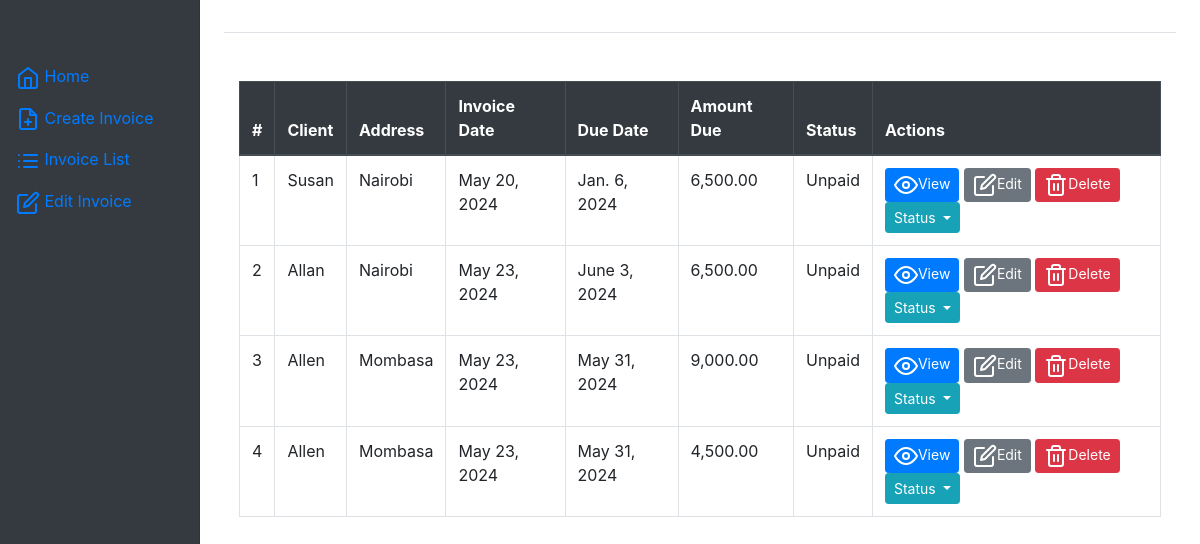
The page /invoice/invoices/ on the database as committed earlier.
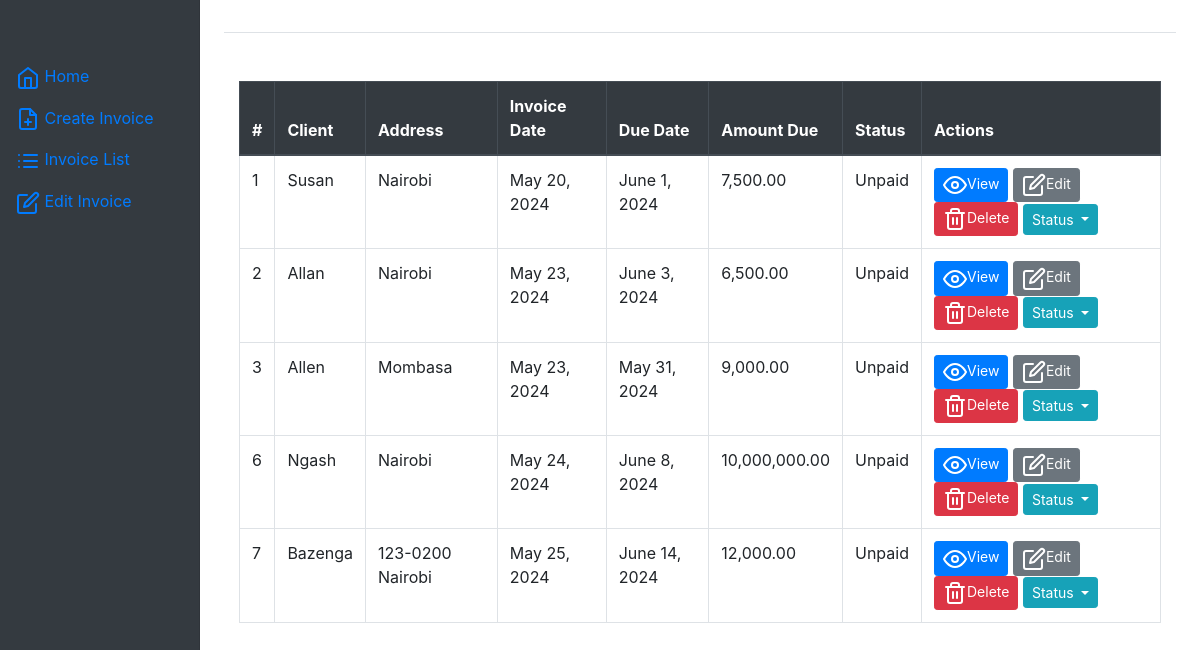
The same page on the database as committed later.
### invoice_generator/models.py (models this page shows, shortened)
class Invoice(models.Model):
    company_name = models.CharField(max_length=100)
    client_name = models.CharField(max_length=200)
    billing_address = models.CharField(max_length=200)
    item_description = models.TextField()
    item_quantity = models.IntegerField()
    item_price = models.DecimalField(max_digits=10, decimal_places=2)
    created_at = models.DateTimeField(auto_now_add=True)
    due_date = models.DateTimeField()
    paid = models.BooleanField(default=False)
    @property
    def total_cost(self):
        return self.item_quantity * self.item_price

### invoice_generator/views.py (the view)
# urls.py: path('invoices/', invoice_list, name='invoice_list'),
def invoice_list(request):
    invoice = Invoice.objects.all()
    return render(request, 'invoice/invoice_list.html', {'invoice': invoice})

### login/templates/invoice/invoice_list.html (shortened to what this page needs)
{% extends 'invoice/index.html' %}
{% load humanize %}
{% block content %}
<div class="container mt-5">
    <table class="table table-bordered">
        <thead class="thead-dark">
            <tr>
                <th>#</th>
                <th>Client</th>
                <th>Address</th>
                <th>Invoice Date</th>
                <th>Due Date</th>
                <th>Amount Due</th>
                <th>Status</th>
                <th>Actions</th>
            </tr>
        </thead>
        <tbody>
            {% for invoice in invoice %}
            <tr>
                <td>{{ invoice.id }}</td>
                <td>{{ invoice.client_name }}</td>
                <td>{{ invoice.billing_address }}</td>
                <td>{{ invoice.created_at|date:"DATE_FORMAT" }}</td>
                <td>{{ invoice.due_date|date:"DATE_FORMAT" }}</td>
                <td>{{ invoice.total_cost | floatformat:2|intcomma }}</td>
                <td>{{ invoice.paid|yesno:"Paid,Unpaid"  }}</td>
                <td>
                    <a href="{% url 'invoice_generator:invoice_detail' invoice.id %}" class="btn btn-primary btn-sm"><span data-feather="eye"></span>View</a>
                    <a href="{% url 'invoice_generator:edit_invoice' invoice.id %}" class="btn btn-secondary btn-sm"><span data-feather="edit"></span>Edit</a>
                    <form action="{% url 'invoice_generator:delete_invoice' invoice.id %}" method="post" style="display:inline;">
                        <button type="submit" class="btn btn-danger btn-sm" onclick="return confirm('Are you sure you want to delete this invoice?');"><span data-feather="trash-2"></span>Delete</button>
                    </form>
                    <div class="btn-group">
                        <button type="button" class="btn btn-info btn-sm dropdown-toggle" data-toggle="dropdown" aria-haspopup="true" aria-expanded="false">
                            Status
                        </button>
                    </div>
                </div>
                </td>
            </tr>
            {% endfor %}
{% endblock %}

### login/templates/invoice/index.html (shortened to what this page needs)
{% load humanize %}
<!DOCTYPE html>
<html lang="en">
<head>
    <link href="https://maxcdn.bootstrapcdn.com/bootstrap/4.0.0/css/bootstrap.min.css" rel="stylesheet">
    <link href="https://stackpath.bootstrapcdn.com/bootstrap/4.5.2/css/bootstrap.min.css" rel="stylesheet">
    <link href="https://cdnjs.cloudflare.com/ajax/libs/font-awesome/5.15.3/css/all.min.css" rel="stylesheet">
    {% load static %}
    <link rel="stylesheet" href="{% static 'invoice/dash.css' %}">
</head>
<body>
    <div class="container-fluid">
        <div class="row">
            <nav class="col-md-2 d-none d-md-block bg-dark sidebar">
                <div class="sidebar-sticky">
                    <ul class="nav flex-column">
                        <li class="nav-item">
                            <a class="nav-link {% if page_title == 'Home' %}active{% endif %}"
                                href="{% url 'login:home' %}">
                                <span data-feather="home"></span>
                                Home
                            </a>
                        </li>
                        <li class="nav-item">
                            <a class="nav-link {% if page_title == 'Create Invoice' %}active{% endif %}"
                                href="{% url 'invoice_generator:create_invoice' %}">
                                <span data-feather="file-plus"></span>
                                Create Invoice
                            </a>
                        </li>
                        <li class="nav-item">
                            <a class="nav-link {% if page_title == 'Invoice List' %}active{% endif %}"
                                href="{% url 'invoice_generator:invoice_list' %}">
                                <span data-feather="list"></span>
                                Invoice List
                            </a>
                        </li>
                        <li class="nav-item">
                            <a class="nav-link" href="{% url 'invoice_generator:invoice_list' %}">
                                <span data-feather="edit"></span>
                                Edit Invoice
                            </a>
                        </li>
                    </ul>
                </div>
            </nav>
            <main role="main" class="col-md-9 ml-sm-auto col-lg-10 px-4">
                <div
                    class="d-flex justify-content-between flex-wrap flex-md-nowrap align-items-center pt-3 pb-2 mb-3 border-bottom">
                </div>
                {% block content %}{% endblock %}
</body>
</html>

### login/static/invoice/dash.css (style rules this page uses)
.sidebar { position: fixed; top: 0; bottom: 0; left: 0; z-index: 100; padding: 48px 0 0; box-shadow: inset -1px 0 0 rgba(0, 0, 0, 0.1); }
.sidebar-sticky { position: -webkit-sticky; position: sticky; top: 0; height: calc(100vh - 48px); padding-top: 0.5rem; overflow-x: hidden; overflow-y: auto; }

Rows that differ between the two databases and show on the page:
removed Invoice: id "4", client_name "Allen", billing_address "Mombasa", created_at "May 23, 2024", due_date "May 31, 2024", total_cost "4,500.00", paid "Unpaid"
changed Invoice "Susan": due_date "Jan. 6, 2024" → "June 1, 2024"; total_cost "6,500.00" → "7,500.00"
added Invoice: id "6", client_name "Ngash", billing_address "Nairobi", created_at "May 24, 2024", due_date "June 8, 2024", total_cost "10,000,000.00", paid "Unpaid"
added Invoice: id "7", client_name "Bazenga", billing_address "123-0200 Nairobi", created_at "May 25, 2024", due_date "June 14, 2024", total_cost "12,000.00", paid "Unpaid"
